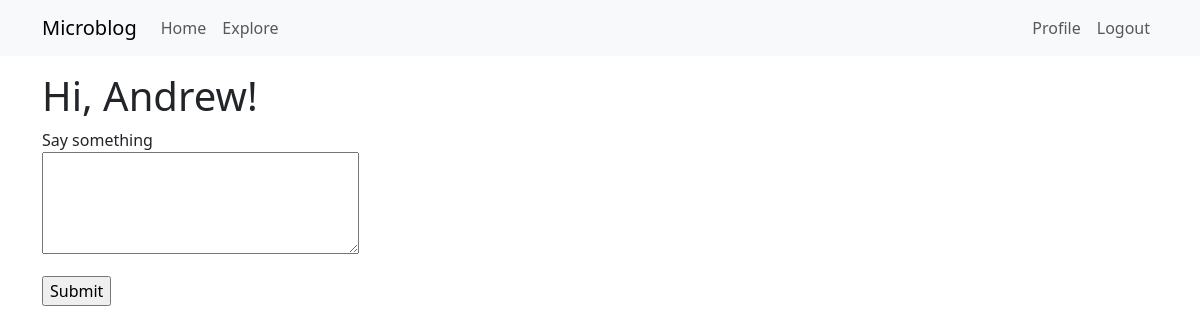
The app's page /index (signed in), older data.
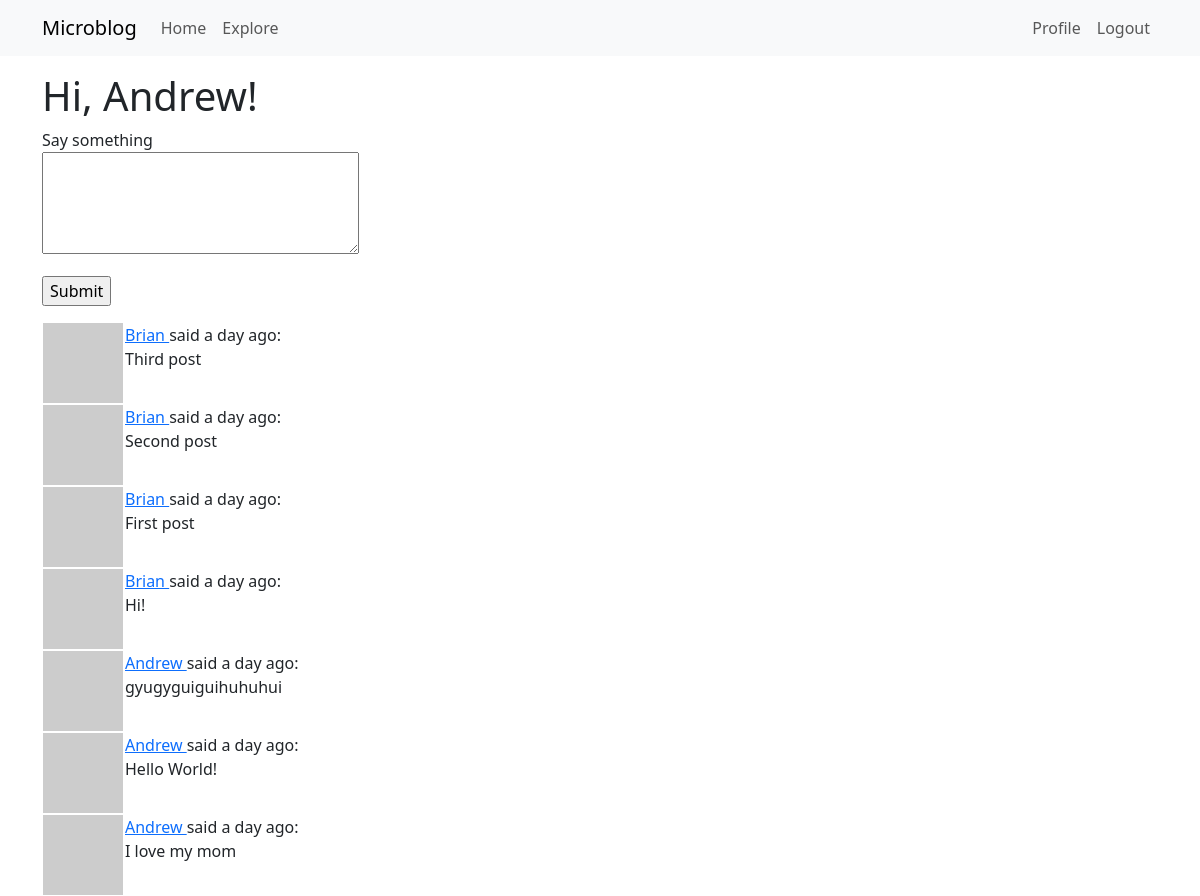
The same page, newer data.
### app/models.py (models this page shows, shortened)
class User(UserMixin, db.Model):
    def avatar(self, size):
        digest = md5(self.email.lower().encode('utf-8')).hexdigest()
        return f'https://www.gravatar.com/avatar/{digest}?d=identicon&s={size}'
    def following_posts(self):
        Author = so.aliased(User)
        Follower = so.aliased(User)
        return (
            sa.select(Post)
            .join(Post.author.of_type(Author))
            .join(Author.followers.of_type(Follower), isouter=True)
            .where(sa.or_(
                Follower.id == self.id,
                Author.id == self.id,
            ))
            .group_by(Post)
            .order_by(Post.timestamp.desc())
        )
    id: so.Mapped[int] = so.mapped_column(primary_key=True)
    username: so.Mapped[str] = so.mapped_column(sa.String(64), index=True,
                                                unique=True)
    email: so.Mapped[str] = so.mapped_column(sa.String(120), index=True,
                                             unique=True)
    password_hash: so.Mapped[Optional[str]] = so.mapped_column(sa.String(256))
    posts: so.WriteOnlyMapped['Post'] = so.relationship(
        back_populates='author')
    about_me: so.Mapped[Optional[str]] = so.mapped_column(sa.String(140))
    last_seen: so.Mapped[Optional[datetime]] = so.mapped_column(
        default=lambda: datetime.now(timezone.utc))
    following: so.WriteOnlyMapped['User'] = so.relationship(
        secondary=followers, primaryjoin=(followers.c.follower_id == id),
        secondaryjoin=(followers.c.followed_id == id),
        back_populates='followers')
    followers: so.WriteOnlyMapped['User'] = so.relationship(
        secondary=followers, primaryjoin=(followers.c.followed_id == id),
        secondaryjoin=(followers.c.follower_id == id),
        back_populates='following')

class Post(db.Model):
    id: so.Mapped[int] = so.mapped_column(primary_key=True)
    body: so.Mapped[str] = so.mapped_column(sa.String(140))
    timestamp: so.Mapped[datetime] = so.mapped_column(
        index=True, default=lambda: datetime.now(timezone.utc))
    user_id: so.Mapped[int] = so.mapped_column(sa.ForeignKey(User.id),
                                               index=True)
    author: so.Mapped[User] = so.relationship(back_populates='posts')

### app/routes.py (the view)
@app.route('/', methods=['GET', 'POST'])
@app.route('/index', methods=['GET', 'POST'])
@login_required
def index():
    form = PostForm()
    if form.validate_on_submit():
        post = Post(body=form.post.data, author=current_user)
        db.session.add(post)
        db.session.commit()
        flash('Your post is now live!')
        return redirect(url_for('index'))
    page = request.args.get('page', 1, type=int)
    posts = db.paginate(current_user.following_posts(), page=page,
                        per_page=app.config['POSTS_PER_PAGE'], error_out=False)
    next_url = url_for('index', page=posts.next_num) \
        if posts.has_next else None
    prev_url = url_for('index', page=posts.prev_num) \
        if posts.has_prev else None
    return render_template('index.html', title='Home', form=form,
                           posts=posts.items, next_url=next_url,
                           prev_url=prev_url)

### app/forms.py
class PostForm(FlaskForm):
    post = TextAreaField('Say something', validators=[
        DataRequired(), Length(min=1, max=140)])
    submit = SubmitField('Submit')

### app/models.py (called while the page is built)
@login.user_loader
def load_user(id):
    return db.session.get(User, int(id))

### app/routes.py (called while the page is built)
@app.before_request
def before_request():
    if current_user.is_authenticated:
        current_user.last_seen = datetime.now(timezone.utc)
        db.session.commit()

### app/templates/index.html (shortened to what this page needs)
{% extends "base.html" %}
{% block content %}
    <h1>Hi, {{ current_user.username }}!</h1>
    {% if form %}
    <form action="" method="post">
        <p>
            {{ form.post.label }}<br>
            {{ form.post(cols=32, rows=4) }}<br>
        </p>
        <p>{{ form.submit() }}</p>
    </form>
    {% endif %}
    {% for post in posts %}
        {% include '_post.html' %}
    {% endfor %}
{% endblock %}

### app/templates/base.html (shortened to what this page needs)
<!doctype html>
<html lang="en">
  <head>
    <link
        href="https://cdn.jsdelivr.net/npm/bootstrap@5.3.2/dist/css/bootstrap.min.css"
        rel="stylesheet"
>
  </head>
  <body>
    <nav class="navbar navbar-expand-lg bg-body-tertiary">
      <div class="container">
        <a class="navbar-brand" href="{{ url_for('index') }}">Microblog</a>
        <div class="collapse navbar-collapse" id="navbarSupportedContent">
          <ul class="navbar-nav me-auto mb-2 mb-lg-0">
            <li class="nav-item">
              <a class="nav-link" aria-current="page" href="{{ url_for('index') }}">Home</a>
            </li>
            <li class="nav-item">
              <a class="nav-link" aria-current="page" href="{{ url_for('explore') }}">Explore</a>
            </li>
          </ul>
          <ul class="navbar-nav mb-2 mb-lg-0">
            {% if current_user.is_anonymous %}
            <li class="nav-item">
              <a class="nav-link" aria-current="page" href="{{ url_for('login') }}">Login</a>
            </li>
            {% else %}
            <li class="nav-item">
              <a class="nav-link" aria-current="page" href="{{ url_for('user', username=current_user.username) }}">Profile</a>
            </li>
            <li class="nav-item">
              <a class="nav-link" aria-current="page" href="{{ url_for('logout') }}">Logout</a>
            </li>
            {% endif %}
          </ul>
        </div>
      </div>
    </nav>
    <div class="container mt-3">
      {% block content %}{% endblock %}
    </div>
  </body>
</html>

### app/templates/_post.html
<table>
    <tr valign="top">
        <td><img src="{{ post.author.avatar(36) }}"></td>
        <td>
            <a href="{{ url_for('user', username=post.author.username) }}">
                {{ post.author.username }}
            </a>
            said {{ moment(post.timestamp).fromNow() }}:
            <br>
            {{ post.body }}
        </td>
    </tr>
</table>

Row changes from the older to the newer data that the page shows:
added Post: author.username "Brian", timestamp "a day ago", body "Third post"
added Post: author.username "Brian", timestamp "a day ago", body "Second post"
added Post: author.username "Brian", timestamp "a day ago", body "First post"
added Post: author.username "Brian", timestamp "a day ago", body "Hi!"
added Post: author.username "Andrew", timestamp "a day ago", body "gyugyguiguihuhuhui"
added Post: author.username "Andrew", timestamp "a day ago", body "Hello World!"
added Post: author.username "Andrew", timestamp "a day ago", body "I love my mom"
